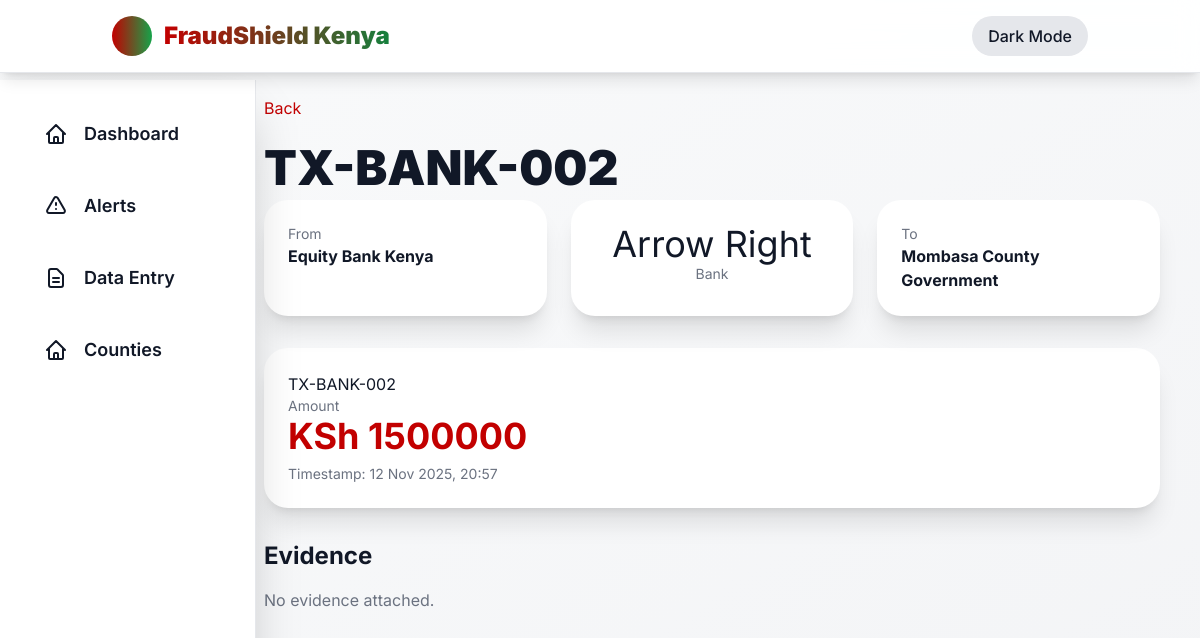
The app's page /transaction/TX-BANK-002/ with its own data.
### core/models.py (models this page shows, shortened)
class Transaction(models.Model):
    tx_id = models.CharField(max_length=100, unique=True)
    source_entity = models.ForeignKey(Entity, related_name='outgoing', on_delete=models.CASCADE)
    dest_entity = models.ForeignKey(Entity, related_name='incoming', on_delete=models.CASCADE)
    amount = models.DecimalField(max_digits=20, decimal_places=2)
    timestamp = models.DateTimeField()
    tx_type = models.CharField(max_length=50)  # 'mpesa','bank','cheque'
    metadata = models.JSONField(default=dict, blank=True)

class Entity(models.Model):
    ENTITY_TYPES = [('county','county'),('vendor','vendor'),('mp','mp'),('bank','bank'),('telco','telco')]
    name = models.CharField(max_length=255)
    entity_type = models.CharField(max_length=50, choices=ENTITY_TYPES)
    national_id = models.CharField(max_length=50, blank=True, null=True)
    phone = models.CharField(max_length=30, blank=True, null=True)
    metadata = models.JSONField(default=dict, blank=True)
    county = models.ForeignKey(County, null=True, blank=True, on_delete=models.SET_NULL)

### core/views.py (the view)
# urls.py: path('transaction/<str:tx_id>/', views.transaction_detail, name='transaction-detail'),
def transaction_detail(request, tx_id):
    tx = get_object_or_404(Transaction, tx_id=tx_id)
    evidence = EvidenceDocument.objects.filter(related_transaction=tx)
    return render(request, 'detail/transaction.html', {
        'tx': tx,
        'evidence': evidence
    })

### templates/detail/transaction.html (shortened to what this page needs)
{% extends 'base.html' %}
{% block content %}
<div class="max-w-4xl mx-auto">
  <a href="/" class="inline-block mb-6 text-kenya-red hover:underline">Back</a>
  <h1 class="text-5xl font-black mb-2">{{ tx.tx_id }}</h1>
  <div class="grid grid-cols-1 md:grid-cols-3 gap-6 mb-8">
    <div class="bg-white dark:bg-gray-800 p-6 rounded-3xl shadow-xl">
      <p class="text-sm text-gray-500">From</p>
      <p class="font-bold">{{ tx.source_entity.name }}</p>
    </div>
    <div class="bg-white dark:bg-gray-800 p-6 rounded-3xl shadow-xl text-center">
      <p class="text-4xl">Arrow Right</p>
      <p class="text-sm text-gray-500">{{ tx.tx_type|capfirst }}</p>
    </div>
    <div class="bg-white dark:bg-gray-800 p-6 rounded-3xl shadow-xl">
      <p class="text-sm text-gray-500">To</p>
      <p class="font-bold">{{ tx.dest_entity.name }}</p>
    </div>
  </div>
  <div class="bg-white dark:bg-gray-800 p-6 rounded-3xl shadow-xl mb-8">
    {% if tx %}
        <h1>{{ tx.tx_id }}</h1>
        <p class="text-sm text-gray-500">Amount</p>
        <p class="text-4xl font-bold text-kenya-red">KSh {{ tx.amount|floatformat:0 }}</p>
        <p class="text-sm text-gray-500 mt-2">Timestamp: {{ tx.timestamp|date:"d M Y, H:i" }}</p>
    {% else %}
        <p>Transaction not found.</p>
    {% endif %}
  </div>
  <h2 class="text-2xl font-bold mb-4">Evidence</h2>
  <div class="grid grid-cols-1 md:grid-cols-2 gap-4">
    {% for doc in evidence %}
      <div class="border rounded-2xl p-4 bg-gray-50 dark:bg-gray-900">
        <p class="font-bold">{{ doc.doc_id }}</p>
        {% if doc.file %}
          <a href="{{ doc.file.url }}" target="_blank" class="text-kenya-red text-sm">View File</a>
        {% endif %}
        <p class="text-xs text-gray-500 mt-1">Uploaded: {{ doc.uploaded_at|date:"d M Y" }}</p>
      </div>
    {% empty %}
      <p class="text-gray-500">No evidence attached.</p>
    {% endfor %}
  </div>
</div>
{% endblock %}

### records on screen
Transaction: tx_id "TX-BANK-002", source_entity.name "Equity Bank Kenya", tx_type "Bank", dest_entity.name "Mombasa County Government", amount "1500000", timestamp "12 Nov 2025, 20:57"
